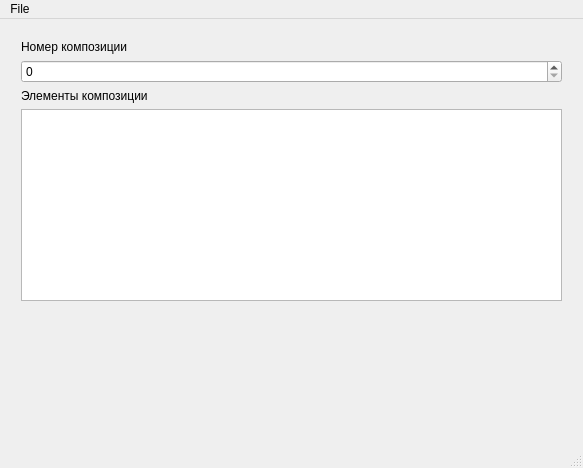
<?xml version="1.0" encoding="UTF-8"?>
<ui version="4.0">
 <class>visuClass</class>
 <widget class="QMainWindow" name="visuClass">
  <property name="geometry">
   <rect>
    <x>0</x>
    <y>0</y>
    <width>583</width>
    <height>468</height>
   </rect>
  </property>
  <property name="windowTitle">
   <string>visu</string>
  </property>
  <widget class="QWidget" name="wgtMain">
   <layout class="QHBoxLayout" name="lthMain" stretch="0">
    <property name="sizeConstraint">
     <enum>QLayout::SetMaximumSize</enum>
    </property>
    <item>
     <layout class="QVBoxLayout" name="ltvLeft">
      <property name="margin">
       <number>10</number>
      </property>
      <item>
       <widget class="QLabel" name="lblCompositionNumber">
        <property name="text">
         <string>Номер композиции</string>
        </property>
       </widget>
      </item>
      <item>
       <widget class="QSpinBox" name="spbxCompositionNumber"/>
      </item>
      <item>
       <widget class="QLabel" name="lblComposition">
        <property name="text">
         <string>Элементы композиции</string>
        </property>
       </widget>
      </item>
      <item>
       <widget class="QListWidget" name="lstItems">
        <property name="sizePolicy">
         <sizepolicy hsizetype="Expanding" vsizetype="Fixed">
          <horstretch>0</horstretch>
          <verstretch>0</verstretch>
         </sizepolicy>
        </property>
        <property name="minimumSize">
         <size>
          <width>0</width>
          <height>192</height>
         </size>
        </property>
        <property name="currentRow">
         <number>-1</number>
        </property>
       </widget>
      </item>
      <item>
       <spacer name="verticalSpacer">
        <property name="orientation">
         <enum>Qt::Vertical</enum>
        </property>
        <property name="sizeHint" stdset="0">
         <size>
          <width>20</width>
          <height>40</height>
         </size>
        </property>
       </spacer>
      </item>
     </layout>
    </item>
   </layout>
  </widget>
  <widget class="QStatusBar" name="stbMain"/>
  <widget class="QMenuBar" name="menuMain">
   <property name="geometry">
    <rect>
     <x>0</x>
     <y>0</y>
     <width>583</width>
     <height>22</height>
    </rect>
   </property>
   <widget class="QMenu" name="menuFile">
    <property name="title">
     <string>File</string>
    </property>
    <addaction name="actExit"/>
   </widget>
   <addaction name="menuFile"/>
  </widget>
  <action name="actExit">
   <property name="checkable">
    <bool>false</bool>
   </property>
   <property name="text">
    <string>E&amp;xit</string>
   </property>
   <property name="toolTip">
    <string>Close application</string>
   </property>
   <property name="shortcut">
    <string>Alt+X</string>
   </property>
  </action>
 </widget>
 <layoutdefault spacing="6" margin="11"/>
 <resources>
  <include location="visu.qrc"/>
 </resources>
 <connections>
  <connection>
   <sender>actExit</sender>
   <signal>activated()</signal>
   <receiver>visuClass</receiver>
   <slot>close()</slot>
   <hints>
    <hint type="sourcelabel">
     <x>-1</x>
     <y>-1</y>
    </hint>
    <hint type="destinationlabel">
     <x>332</x>
     <y>223</y>
    </hint>
   </hints>
  </connection>
 </connections>
</ui>
